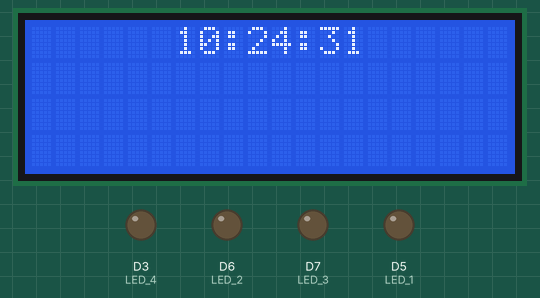
This sketch was run on a simulated ESP8266 (NodeMCU). Shown: 20×4 character LCD, output pins drawn as LEDs (lit = HIGH). WiFi joins after 1.5 s; servers stay silent unless stated; network time is answered at once with the bench clock; uploads are accepted with an empty reply; the local clock reads 2024-03-15 10:24:30 at power-on unless the sketch sets it; what the sketch prints to the serial monitor is not drawn.

Above: at 1.9 s.
At 5.5 s:
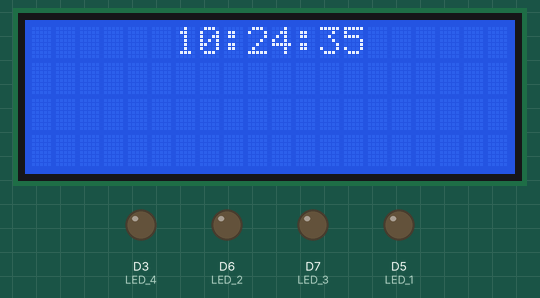
At 11.6 s:
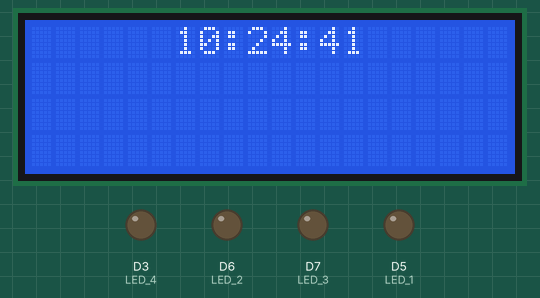
At 20.0 s:
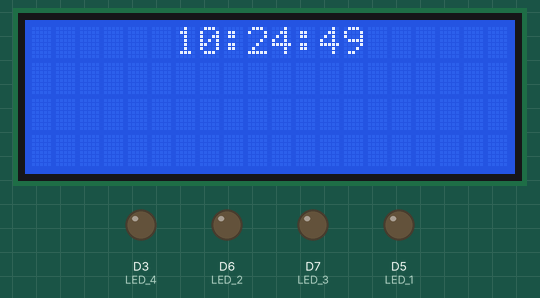
At 28.5 s:
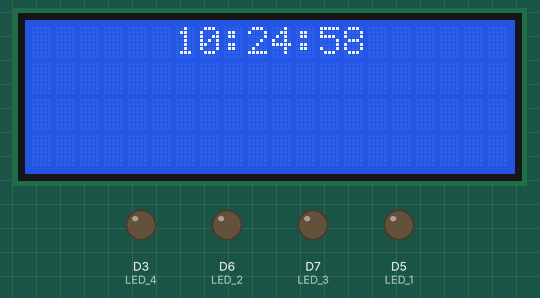
At 38.2 s:
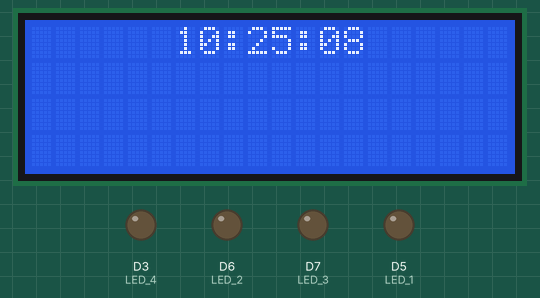

Measured:
- what the display in image 3 shows lasts 1.2 s, from 20.0 s to 21.2 s

The sketch:

bili_fans_monitor_V1.0.ino
```cpp
/**
 * 哔哩哔哩粉丝计数器V1.0
 *
 * 实现功能：
 *   LCD2004显示粉丝数
 *   粉丝数变化灯效（红绿两色LED）
 *
 * 引脚连接：
 *  ESP8266 -- LCD1602
 *    3V        VCC
 *    G         GND
 *    D2        SDA
 *    D1        SCL
 *
 * 说明：
 *   参考：
 *     https://www.bilibili.com/video/BV1cb41137UG
 *     https://github.com/flyAkari/bilibili_fans_monitor_595
 *
 * 发布日期：2022-05-02
*/
#include <SPI.h>
#include <LiquidCrystal_I2C.h>
#include <ESP8266WiFi.h>
#include <ArduinoJson.h>
#include <ESP8266HTTPClient.h>
#include <Ticker.h>
#include <NTPClient.h>
#include <WiFiUdp.h>


//---------------wifi、B站账号配置--------------------
const char* ssid       = "";   //WiFi名
const char* password   = "";   //WiFi密码
String biliuid         = "353300793";   //bilibili UID 用户ID
const int REFRUSH_TIME = 1000;          // 刷新时间间隔
const int timeZone = 8; //东八区的时间
long fans_add = 0;
long fans0 = 0;
const int LED_1 = D5;
const int LED_2 = D6;
const int LED_3 = D7;
const int LED_4 = D3;   //RED LED

DynamicJsonDocument JSON_Buffer(400);   //声明一个大小为400B的DynamicJsonDocument对象JSON_Buffer,用于存储反序列化后的（即由字符串转换成JSON格式的）JSON报文，方式声明的对象将存储在堆内存中
JsonObject root;        // 定义一个JSON对象的根节点root 用于获取将JSON字符串经过显示类型转换为JSON对象的报文主体
LiquidCrystal_I2C lcd(0x27,20,4);       // set the LCD address to 0x27 for a 16 chars and 2 line display
WiFiClient client;      //创建WiFi对象
WiFiUDP ntpUDP;
// 你可以指定时间服务器池和偏移量（以秒为单位，以后可以用setTimeOffset()改变）。此外，你还可以指定更新间隔（以毫秒为单位，可以通过setUpdateInterval()来改变）。).
NTPClient timeClient(ntpUDP, "europe.pool.ntp.org", timeZone*3600, 60000);

void setup() {
  //串口初始化
  Serial.begin(9600);
  Serial.println("============bili fans monitor_v0.1===========");

  // SPI配置
  SPI.begin();

  // LCD配置
  lcd.init();                      // initialize the lcd
  lcd.backlight();

  // WIFI配置
  WiFi.mode(WIFI_STA);              //设置ESP8266工作模式为无线终端模式
  WiFi.begin(ssid, password);       //连接WiFi
  WiFiClient client;                //创建WiFi对象
  connectWiFi();                    //等待WiFi连接,连接成功打印IP
  Serial.println("WiFi connected");
  Serial.print("IP address: ");
  Serial.print(WiFi.localIP());

  // NTP配置
  timeClient.begin();

  //LED配置
  pinMode(LED_1, OUTPUT);
  pinMode(LED_2, OUTPUT);
  pinMode(LED_3, OUTPUT);
  pinMode(LED_4, OUTPUT);
}


// 连接WiFi
void connectWiFi(){
  Serial.print("Connecting WiFi...");
  while(WiFi.status() != WL_CONNECTED){
    delay(100);;
    Serial.print('.');
  }
  Serial.print("WiFi is ok!");
  lcd.setCursor(0,1);
  lcd.print("WiFi is ok!");
  lcd.setCursor(0,1);
  lcd.print("            ");
}


void HttpRequestFansData(){
  HTTPClient http_1;  //创建 HTTPClient 对象
  String URL = "http://api.bilibili.com/x/relation/stat?vmid=" + biliuid;
  http_1.begin(client, URL);    //配置请求地址
  int httpCode = http_1.GET();  //启动连接并发送HTTP请求
  Serial.print("HttpCode:");
  Serial.println(httpCode);
  if (httpCode == 200) {
    String responsePayload = http_1.getString();
    //Serial.println(responsePayload);

    DeserializationError error = deserializeJson(JSON_Buffer, responsePayload); //将JSON_Value字符串反序列化为JSON报文的格式,存入JSON_Buffer中
    if(error){    //若反序列化返回错误,则打印错误信息,然后中止程序
      Serial.println("deserializeJson JSON_Buffer is ERROR!!!");
      return ;
    }
    else{
      root = JSON_Buffer.as<JsonObject>();   //获取将JSON字符串经过显示类型转换为JSON对象的报文主体
      //serializeJsonPretty(JSON_Buffer, Serial);         //打印格式化后的JSON报文
      long code = root["code"];
      if (code == 0) {
        long fans = root["data"]["follower"];
        Serial.print("Fans:");
        Serial.println(fans);
        lcd.setCursor(0,2);
        lcd.print("Fans:");
        lcd.setCursor(5,2);
        lcd.print(fans);
        //判断粉丝增减
        fans_add = fans - fans0;
        if (fans_add == 0){
          lcd.setCursor(0,3);
          lcd.print("               ");
          digitalWrite(LED_1, LOW);    // 低电平
          digitalWrite(LED_2, LOW);    // 低电平
          digitalWrite(LED_3, LOW);    // 低电平
          digitalWrite(LED_4, LOW);    // 低电平
        }else if(fans_add > 0){
          Serial.print("+");
          Serial.println(fans_add);
          lcd.setCursor(0,3);
          lcd.print("+");
          lcd.print(fans_add);
          if (fans_add == 1){
            digitalWrite(LED_1, HIGH);   // 高电平
          }else if (fans_add == 2){
            digitalWrite(LED_1, HIGH);   // 高电平
            delay(100);
            digitalWrite(LED_2, HIGH);   // 高电平
          }else {
            digitalWrite(LED_1, HIGH);   // 高电平
            delay(100);
            digitalWrite(LED_2, HIGH);   // 高电平
            delay(100);
            digitalWrite(LED_3, HIGH);   // 高电平
          }
        }else{
          Serial.print("-");
          Serial.println(fans_add);
          lcd.setCursor(0,3);
          lcd.print(fans_add);
          digitalWrite(LED_4, HIGH);   // 高电平
        }
        fans0 = fans;
      }else{
        Serial.print("error:请求错误"); //请求错误,可能是UID错误
      }
    }
  }else{
    Serial.print("error:http无法连接"); //http无法连接，请检查网络是否通常。也可能是API url更新。
    String responsePayload = http_1.getString();
    Serial.println(responsePayload);
  }
}


void NTPRequestNetworkTime(){
  timeClient.update();
  String net_time = timeClient.getFormattedTime();
  Serial.println(net_time);
  lcd.setCursor(6,0);
  lcd.print(net_time);
}


void loop() {
  // 如果ESP8266已连接WiFi，则发送HTTP请求
  if (WiFi.status() == WL_CONNECTED)
  {
    HttpRequestFansData();
    NTPRequestNetworkTime();
    delay(REFRUSH_TIME);
  }else{
    connectWiFi();
  }
}
```
